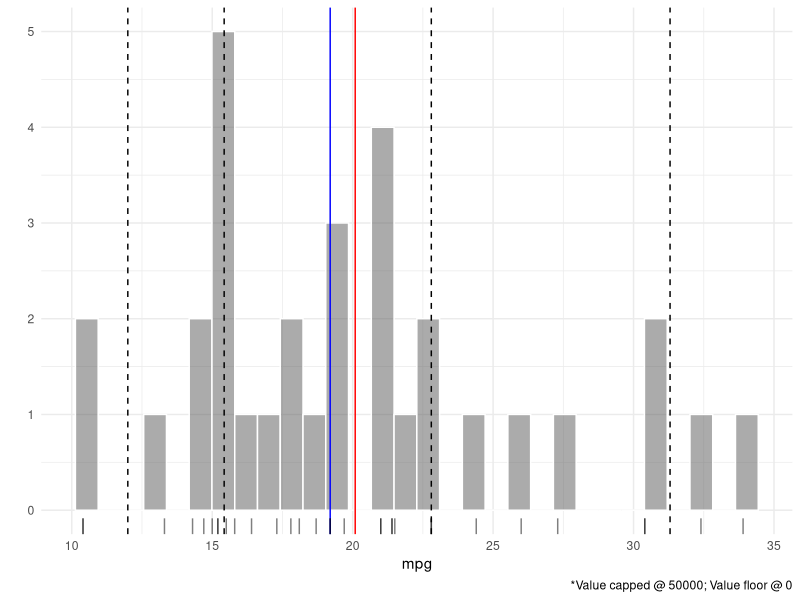
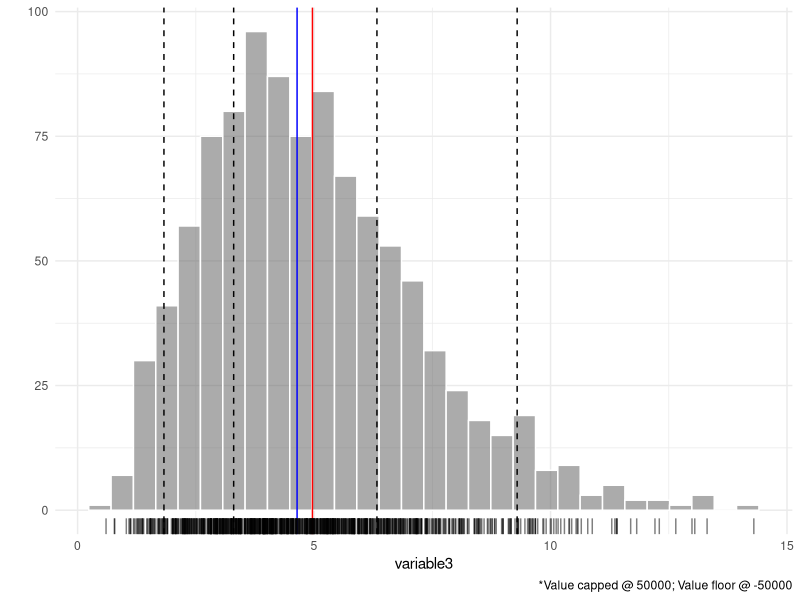

Generate these figures, in order, with R:

library(tidyverse)

# a standard histogram plot function ::::::::::::::::
fn_plt_hist1 <- function(arg_df, 
                         arg_dim, 
                         arg_cap, 
                         arg_floor) {
  
  df_fun <- arg_df |> 
    rename(vv1 = !!arg_dim) |> 
    mutate(vv2 = ifelse(vv1 > arg_cap, 
                        arg_cap, 
                        vv1), 
           vv2 = ifelse(vv2 < arg_floor, 
                        arg_floor, 
                        vv2))
  
  p1 <- df_fun |> 
    ggplot(aes(x = vv2)) + 
    geom_histogram(alpha = 0.5, 
                   bins = 30, 
                   color = 'white') + 
    geom_vline(aes(xintercept = median(vv1, 
                                       na.rm = TRUE)), 
               color = 'blue') + 
    geom_vline(aes(xintercept = mean(vv1, 
                                     na.rm = TRUE)), 
               color = 'red') + 
    geom_vline(aes(xintercept = quantile(vv1, 
                                         na.rm = TRUE, 
                                         probs = 0.25)), 
               color = 'black', 
               linetype = 2) + 
    geom_vline(aes(xintercept = quantile(vv1, 
                                         na.rm = TRUE, 
                                         probs = 0.75)), 
               color = 'black', 
               linetype = 2) + 
    geom_vline(aes(xintercept = quantile(vv1, 
                                         na.rm = TRUE, 
                                         probs = 0.05)), 
               color = 'black', 
               linetype = 2) + 
    geom_vline(aes(xintercept = quantile(vv1, 
                                         na.rm = TRUE, 
                                         probs = 0.95)), 
               color = 'black', 
               linetype = 2) + 
    geom_rug(alpha = 0.5) + 
    theme_minimal() + 
    labs(x = arg_dim, 
         y = '', 
         caption = paste0('*Value capped @ ', 
                          arg_cap, 
                          '; Value floor @ ', 
                          arg_floor))
  
  return(p1)
}
# tests ??????????????????????????
fn_plt_hist1(arg_df = mtcars, 
             arg_dim = 'mpg', 
             arg_cap = 50000, 
             arg_floor = 0)

df_test <- data.frame(variable1 = sample(LETTERS, 
                                         1000, 
                                         replace = TRUE), 
                      variable2 = rnorm(1000), 
                      variable3 = rgamma(1000, 
                                         5))
fn_plt_hist1(arg_df = df_test, 
             'variable3', 
             50000, 
             -50000)
